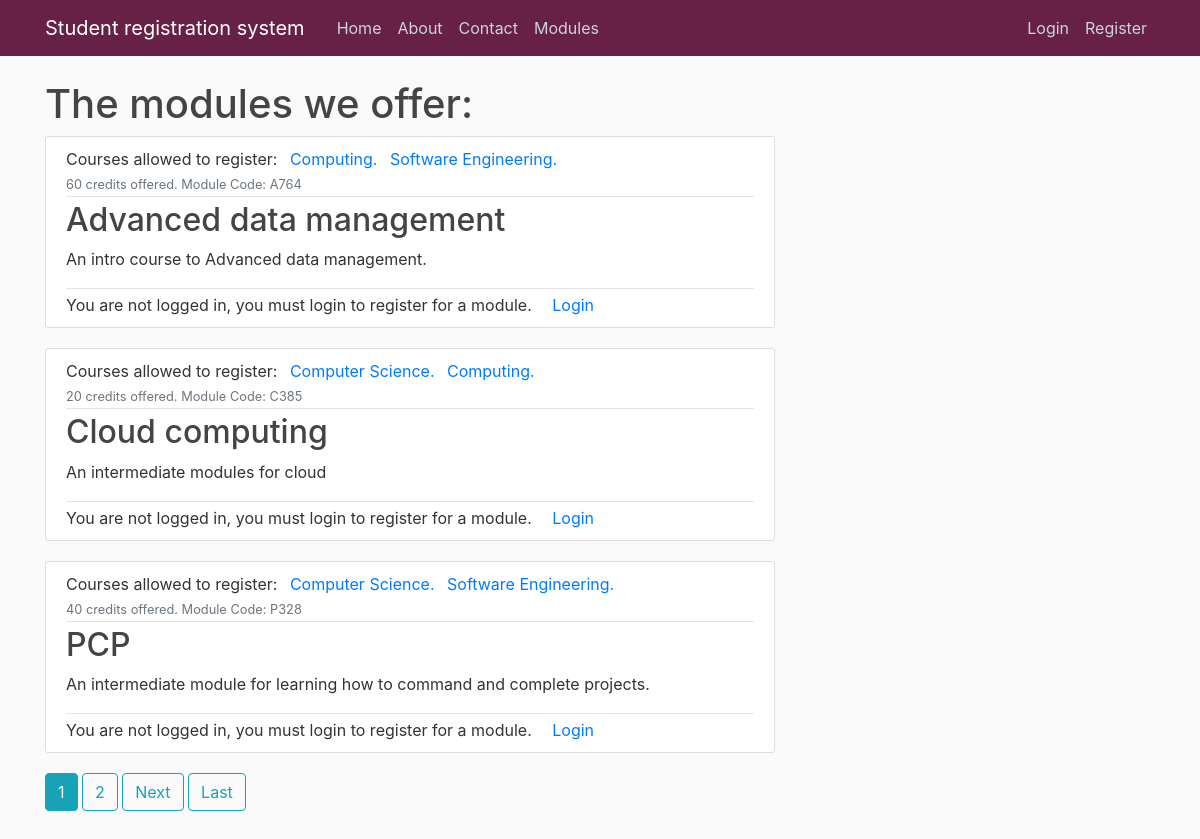
The app's page /modules, older data.
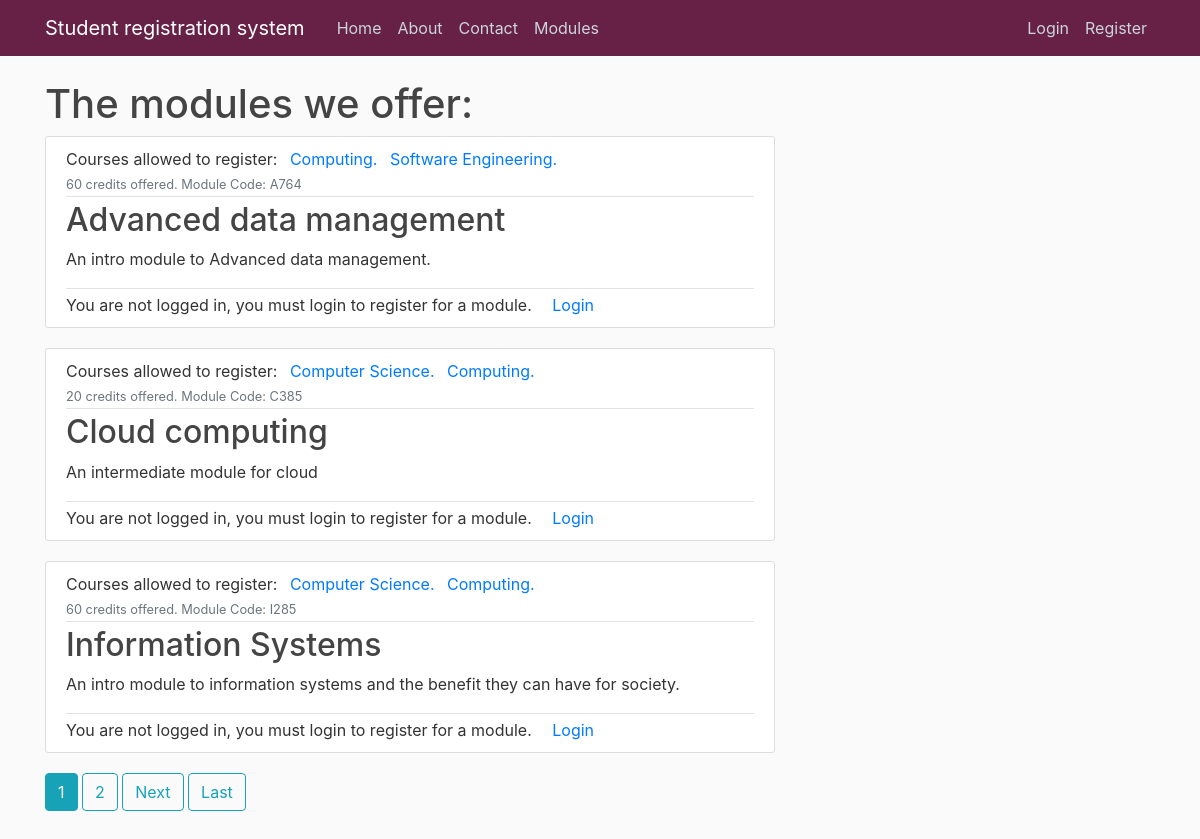
The same page, newer data.
### ModuleRegistrationSystem/models.py (models this page shows, shortened)
class Module(models.Model):
    name = models.CharField(max_length= 40)
    code = models.CharField(max_length= 4, primary_key= 'code')
    credit = models.IntegerField(choices= [(20, 20), (40, 40), (60, 60)])
    category = models.CharField(max_length= 20, choices= [('In-person', 'In person'), ('Online', 'Online')])
    description = models.TextField()
    availability = models.BooleanField(default=True)
    courses_Allowed_To_Register = models.ManyToManyField(Course)
    def __str__(self):
        return f'{self.name}'

class Course(models.Model):
    name = models.CharField(max_length = 20, primary_key= 'name')
    startDate = models.DateField(default = timezone.now)
    duration = models.CharField(max_length = 10 ,choices= [('1 year', '1 year'), ('2 years', '2 years'), ('3 years', '3 years')])
    description = models.TextField()
    def __str__(self):
        return f'{self.name}'

### ModuleRegistrationSystem/views.py (the view)
# urls.py: path('modules', ModuleListView.as_view(), name='modules'),
class ModuleListView(ListView):
        model = Module
        template_name = 'ModuleRegistrationSystem/modules.html'
        context_object_name = 'modules'
        ordering = ['code']
        paginate_by = 3

### ModuleRegistrationSystem/templates/ModuleRegistrationSystem/modules.html (shortened to what this page needs)
{% extends "ModuleRegistrationSystem/base.html" %}
{% load crispy_forms_tags %}
{% block content %}
    <h1>The modules we offer:</h1>
{% for module in modules %}
    <article class="media content-section">
        <div class="media-body">
            <div class="article-metadata">
                <a class="mr-2">Courses allowed to register: {% for courses_Allowed_To_Register in module.courses_Allowed_To_Register.all %} <a class="mr-2" href="{% url 'ModuleRegistrationSystem:course-detail' courses_Allowed_To_Register.name %}"> {{ courses_Allowed_To_Register }}. </a>
                    {% endfor %}</a>
                <small class="text-muted">{{ module.credit }} credits offered. Module Code: {{ module.code }}</small>
            </div>
            <h2><a class="article-title" href="{% url 'ModuleRegistrationSystem:module-detail' module.code %}">{{ module }}</a></h2>
            <p class="article-content">{{ module.description }}</p>
            <div class="article-metadata"></div>
            {% if user.is_authenticated %}
                {% if module.availability == True %}
                    <form method="POST" action="{% url 'ModuleRegistrationSystem:module-registration' module.code %}">
                        {% csrf_token %}
                        {{ form | crispy }}
                        <button class="btn btn-success" type="submit">Register Now</button>
                    </form>
                {% elif module.availability == False %}
                    <a class="mr-2">This module is not currently available.</a>
                {% endif %}
            {% else %}
                <a class="mr-2">You are not logged in, you must login to register for a module.</a>
                <a class="ml-2" href="{% url 'login' %}">Login</a>
            {% endif %}
    </article>
{% endfor %}
{% if is_paginated %}
{% for num in page_obj.paginator.page_range %}
{% if page_obj.number == num %}
<a class="btn btn-info mb-4" href="?page={{num}}">{{num}}</a>
{% elif num > page_obj.number|add:'-3' and num < page_obj.number|add:'3' %}
<a class="btn btn-outline-info mb-4" href="?page={{num}}">{{num}}</a>
{% endif %}
{% endfor %}
{% if page_obj.has_next %}
<a class="btn btn-outline-info mb-4" href="?page={{page_obj.next_page_number}}">Next</a>
<a class="btn btn-outline-info mb-4" href="?page={{page_obj.paginator.num_pages}}">Last</a>
{% endif %}
{% endif %}
{% endblock content %}

Row changes from the older to the newer data that the page shows:
no longer on this page (row unchanged): Module: credit "40", code "P328", name "PCP", description "An intermediate module for learning how to command and complete projects.", Course (name "Computer Science"), Course (name "Software Engineering")
changed Module "Advanced data management": description "An intro course to Advanced data management." → "An intro module to Advanced data management."
changed Module "Cloud computing": description "An intermediate modules for cloud" → "An intermediate module for cloud"
added Module: credit "60", code "I285", name "Information Systems", description "An intro module to information systems and the benefit they can have for society.", Course (name "Computer Science"), Course (name "Computing")
